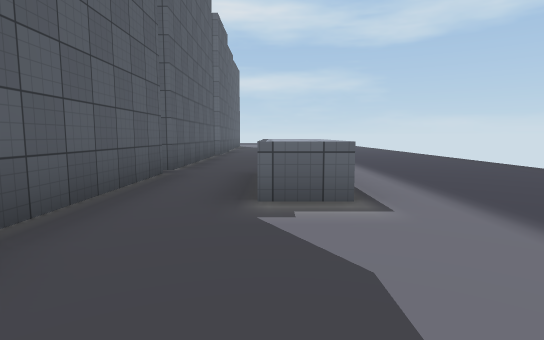
[1] (above)

24 first-person views from a walk through a scene from a Unity 3-D project. The camera is 1.3 m above the floor, tilts 6° down and sees 80° across. The floor is counted in squares, 2 m on a side. Each view is taken from the middle of a square. On the plan, view 1 faces up. The plan holds only what a view shows up to about 10 squares ahead; the rest is blank. The place goes on beyond the plan. The player is left out. Some surface patterns are stand-ins.

[2]
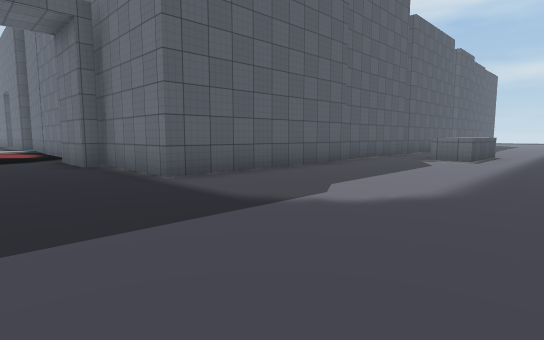

[3]
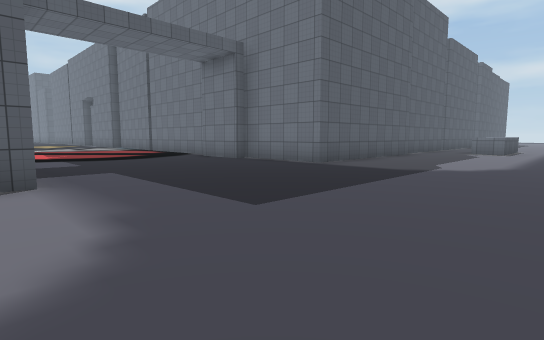

[4]
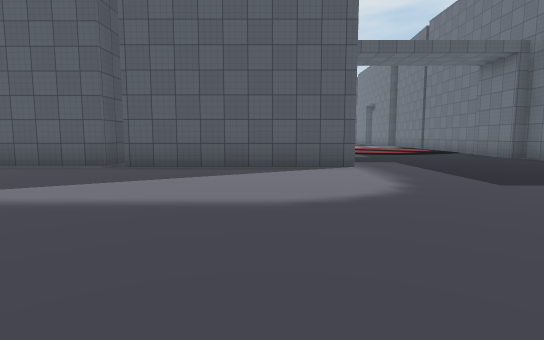

[5]
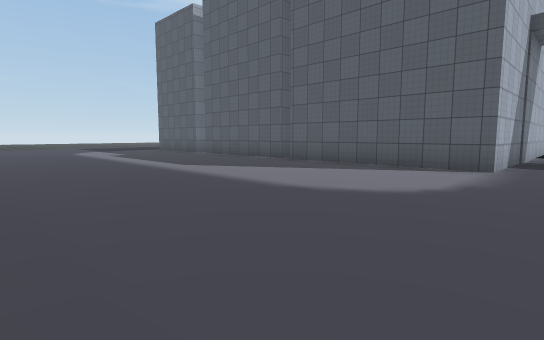

[6]
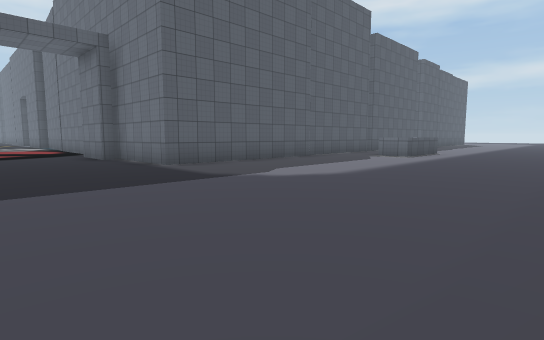

[7]
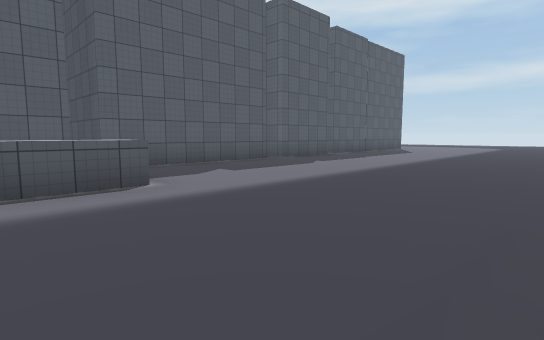

[8]
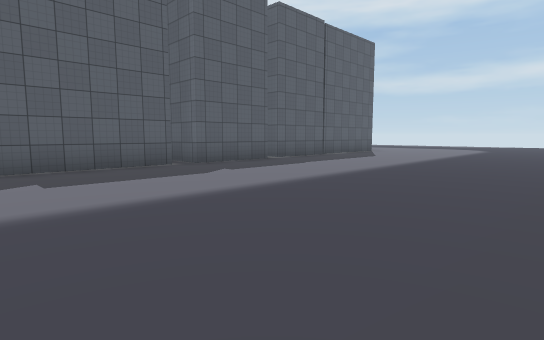

[9]
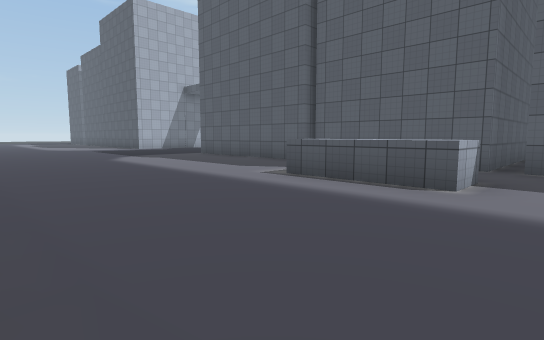

[10]
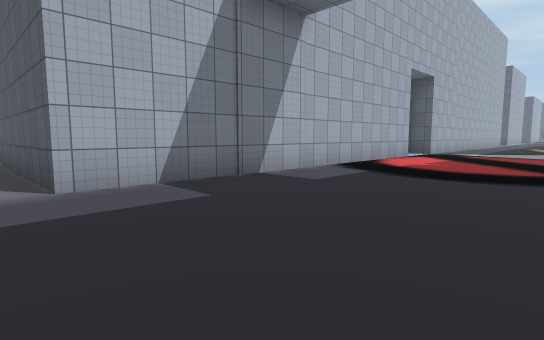

[11]
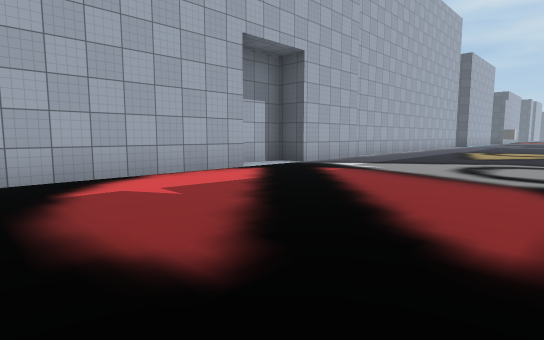

[12]
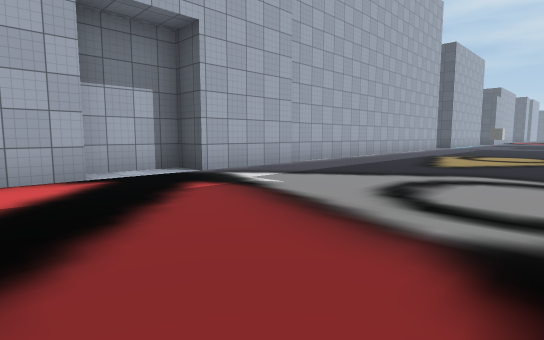

[13]
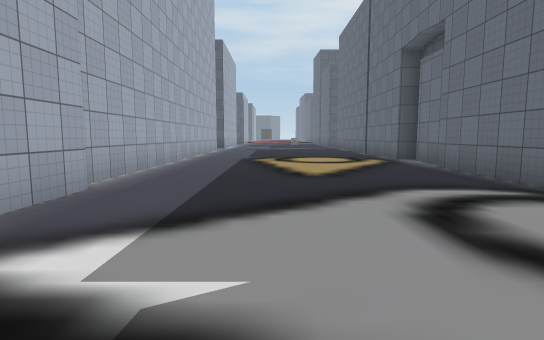

[14]
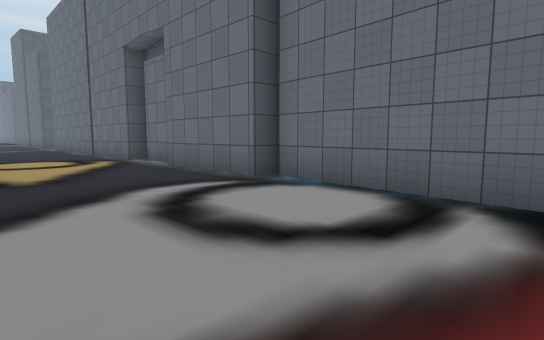

[15]
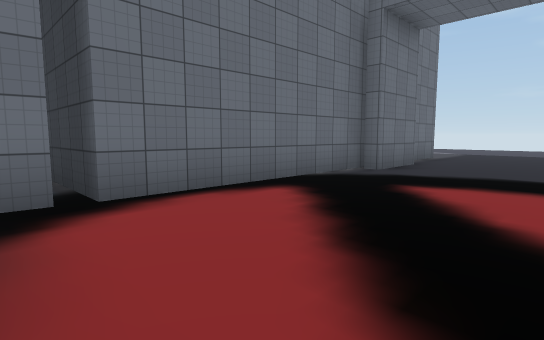

[16]
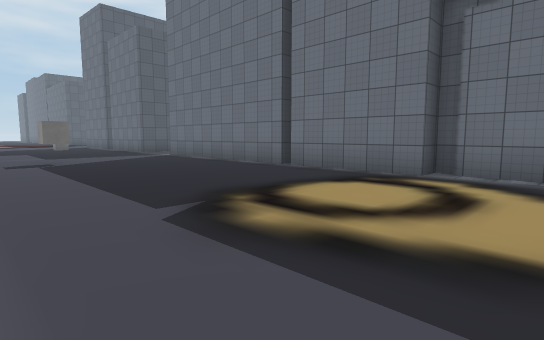

[17]
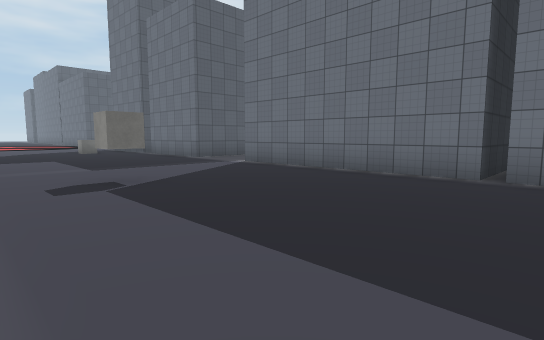

[18]
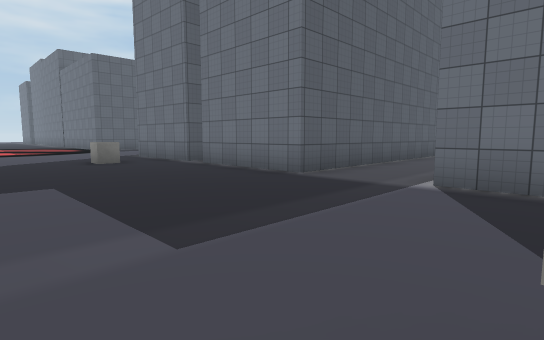

[19]
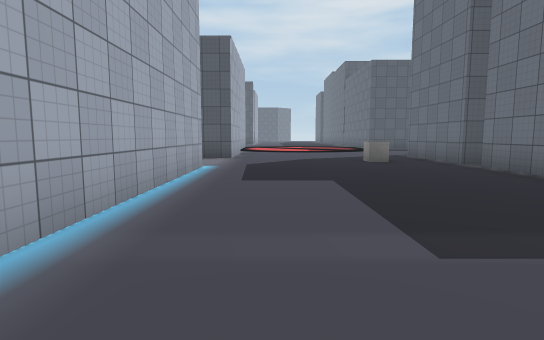

[20]
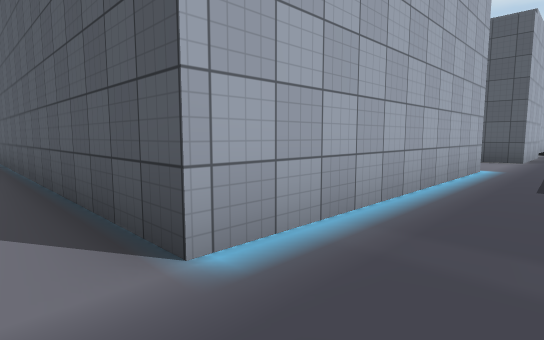

[21]
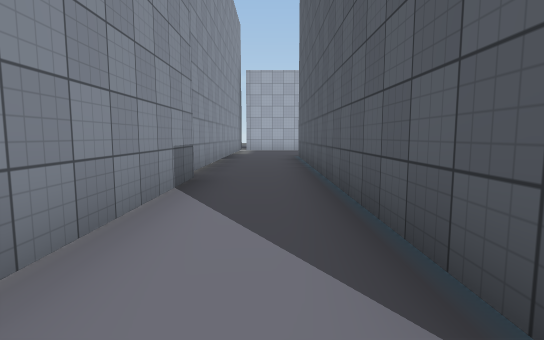

[22]
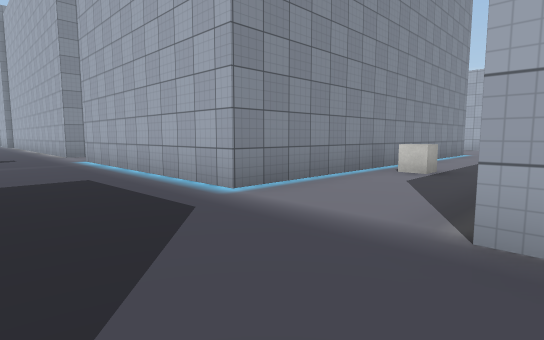

[23]
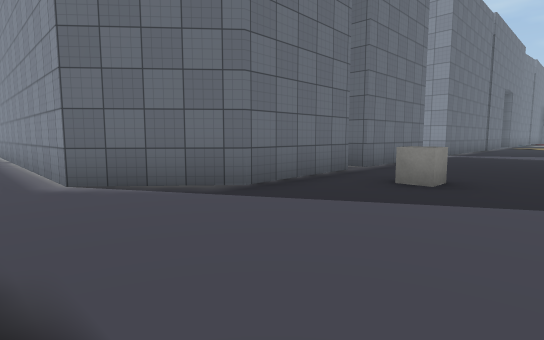

[24]
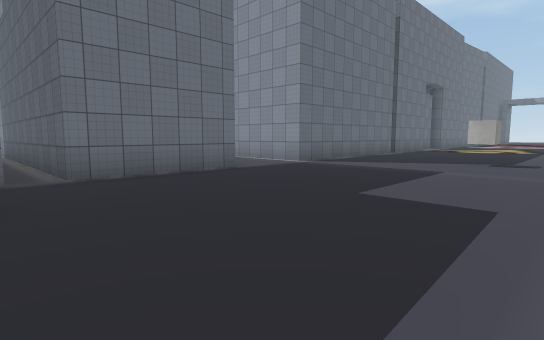

### Floor plan
Points are (right, up) in squares from view 1. A wall is a line through its corners. A room is listed if a view was taken in it or the views show most of it. See-through windows are left out.
Room 1 (views 1, 2, 3, 4, 5, 6, 7, 8, 9, 10, 11, 12, 13, 14, 15, 16, 17, 18, 19, 20, 21, 22, 23, 24)
walls: (-11.3, -3.5) (-15.7, -3.2); (-15.9, -3.6) (-18.9, -3.6); (-11.5, -9.3) (-1.9, -9.3) (-1.9, -14.1); (-16, -9.3) (-13.4, -9.3) (-13.4, -10.1) (-11.6, -10.1); (-19.4, -3.2) (-20.6, -3.2); (-21, -3.6) (-24, -3.6); (-4.4, -3.6) (-4.4, -4) (-6.1, -3.9) (-6.1, -3.6); (-22, -9.5) (-16.1, -9.5); (-24.2, -1.5) (-24.2, -3.6) (-29.5, -3.6) (-29.5, -1.2); (-6.4, 5.6) (-1.8, 5.6) (-1.8, 1.7); (-1.8, 1.5) (-1.9, -3.6) (-11, -3.6); (-1.9, -14.6) (-1.9, -16.8); (-0.2, 5.9) (0.8, 5.9) (0.8, 3.2) (-0.2, 3.2); (-26.8, -14.1) (-26.8, -9.5) (-26.2, -9.5); (-1.8, 10.7) (-1.8, 6.2) (-4.1, 6.2); (-26.6, -17.5) (-26.6, -14.9); (-31.7, 2.6) (-31.7, -3.6) (-34.8, -3.5) (-34.8, 4); (-1.8, 13.7) (-1.8, 11.2) (-3.1, 11.2); (-35.5, -3) (-35.5, -3.5) (-38.2, -3.5); (-38.1, -3.8) (-40, -2.2) (-39.9, 5.5); (-34.8, -17.5) (-34.8, -9.5) (-28.8, -9.5) (-28.8, -17.5); (-40.4, -9.3) (-37.5, -9.3) (-37.5, -10.1)
objects: cube (-36, -13); cube (-36, -5); cube (-28, -7)

Where each view was taken, in squares from view 1:
view 1: 0 up, 0 right, facing up
view 2: 6 down, 3 right, facing up-left
view 3: 10 down, 3 right, facing up-left
view 4: 11 down, 5 right, facing left
view 5: 8 down, 5 right, facing down-left
view 6: 7 down, 5 right, facing up-left
view 7: 4 up, 5 right, facing up-left
view 8: 7 up, 5 right, facing up-left
view 9: 7 up, 5 right, facing down-left
view 10: 5 down, 1 left, facing down-left
view 11: 4 down, 7 left, facing down-left
view 12: 4 down, 10 left, facing down-left
view 13: 7 down, 12 left, facing left
view 14: 7 down, 12 left, facing up-left
view 15: 7 down, 12 left, facing up-right
view 16: 9 down, 19 left, facing up-left
view 17: 9 down, 23 left, facing up-left
view 18: 8 down, 28 left, facing up-left
view 19: 8 down, 28 left, facing left
view 20: 8 down, 28 left, facing down-left
view 21: 9 down, 28 left, facing down
view 22: 7 down, 38 left, facing down-right
view 23: 7 down, 41 left, facing up-right
view 24: 9 down, 36 left, facing up-right
